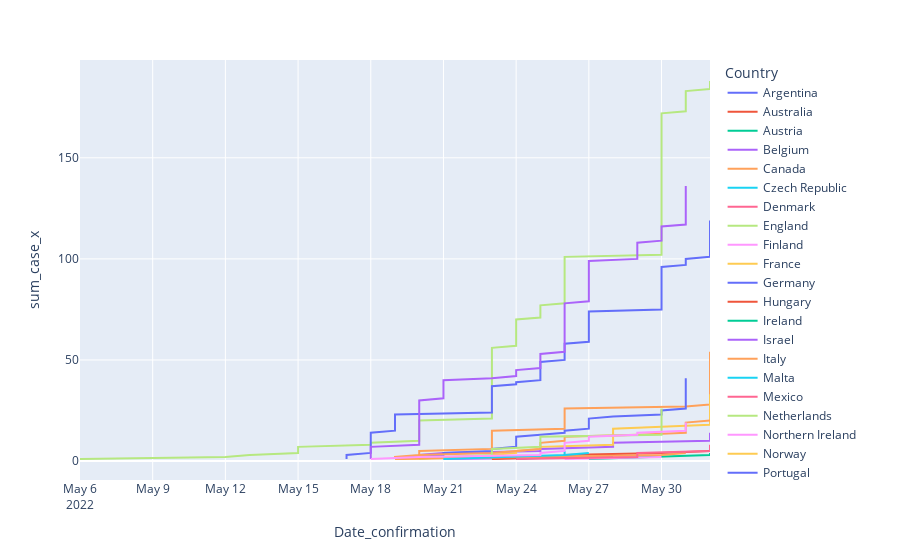

Notebook source saved alongside this figure:
### Code cell
fig2_2 = px.line(merge_df, x='Date_confirmation',y='sum_case_x', color='Country')
fig2_2.show()

### Figure 1 — Plotly figure (JSON) as saved in the notebook; plotly's stock layout.template omitted (floating-point values rounded to 4 significant figures; data arrays with more than 128 entries replaced by an {"elided": "..."} marker saying what was removed)
{"data": [{"hovertemplate": "Country=Argentina<br>Date_confirmation=%{x}<br>sum_case_x=%{y}<extra></extra>", "legendgroup": "Argentina", "line": {"color": "#636efa", "dash": "solid"}, "marker": {"symbol": "circle"}, "mode": "lines", "name": "Argentina", "orientation": "v", "showlegend": true, "type": "scatter", "x": ["2022-05-27T00:00:00", "2022-05-27T00:00:00"], "xaxis": "x", "y": [1, 2], "yaxis": "y"}, {"hovertemplate": "Country=Australia<br>Date_confirmation=%{x}<br>sum_case_x=%{y}<extra></extra>", "legendgroup": "Australia", "line": {"color": "#EF553B", "dash": "solid"}, "marker": {"symbol": "circle"}, "mode": "lines", "name": "Australia", "orientation": "v", "showlegend": true, "type": "scatter", "x": ["2022-05-20T00:00:00", "2022-05-20T00:00:00"], "xaxis": "x", "y": [1, 2], "yaxis": "y"}, {"hovertemplate": "Country=Austria<br>Date_confirmation=%{x}<br>sum_case_x=%{y}<extra></extra>", "legendgroup": "Austria", "line": {"color": "#00cc96", "dash": "solid"}, "marker": {"symbol": "circle"}, "mode": "lines", "name": "Austria", "orientation": "v", "showlegend": true, "type": "scatter", "x": ["2022-05-23T00:00:00"], "xaxis": "x", "y": [1], "yaxis": "y"}, {"hovertemplate": "Country=Belgium<br>Date_confirmation=%{x}<br>sum_case_x=%{y}<extra></extra>", "legendgroup": "Belgium", "line": {"color": "#ab63fa", "dash": "solid"}, "marker": {"symbol": "circle"}, "mode": "lines", "name": "Belgium", "orientation": "v", "showlegend": true, "type": "scatter", "x": ["2022-05-19T00:00:00", "2022-05-20T00:00:00", "2022-05-20T00:00:00", "2022-05-21T00:00:00", "2022-05-25T00:00:00", "2022-05-25T00:00:00", "2022-05-28T00:00:00", "2022-05-28T00:00:00", "2022-05-28T00:00:00", "2022-06-01T00:00:00", "2022-06-01T00:00:00", "2022-06-01T00:00:00", "2022-06-01T00:00:00", "2022-06-01T00:00:00"], "xaxis": "x", "y": [1, 2, 3, 4, 5, 6, 7, 8, 9, 10, 11, 12, 13, 14], "yaxis": "y"}, {"hovertemplate": "Country=Canada<br>Date_confirmation=%{x}<br>sum_case_x=%{y}<extra></extra>", "legendgroup": "Canada", "line": {"color": "#FFA15A", "dash": "solid"}, "marker": {"symbol": "circle"}, "mode": "lines", "name": "Canada", "orientation": "v", "showlegend": true, "type": "scatter", "x": ["2022-05-19T00:00:00", "2022-05-19T00:00:00", "2022-05-20T00:00:00", "2022-05-20T00:00:00", "2022-05-20T00:00:00", "2022-05-23T00:00:00", "2022-05-23T00:00:00", "2022-05-23T00:00:00", "2022-05-23T00:00:00", "2022-05-23T00:00:00", "2022-05-23T00:00:00", "2022-05-23T00:00:00", "2022-05-23T00:00:00", "2022-05-23T00:00:00", "2022-05-23T00:00:00", "2022-05-26T00:00:00", "2022-05-26T00:00:00", "2022-05-26T00:00:00", "2022-05-26T00:00:00", "2022-05-26T00:00:00", "2022-05-26T00:00:00", "2022-05-26T00:00:00", "2022-05-26T00:00:00", "2022-05-26T00:00:00", "2022-05-26T00:00:00", "2022-05-26T00:00:00", "2022-05-31T00:00:00", "2022-06-01T00:00:00", "2022-06-01T00:00:00", "2022-06-01T00:00:00", "2022-06-01T00:00:00", "2022-06-01T00:00:00", "2022-06-01T00:00:00", "2022-06-01T00:00:00", "2022-06-01T00:00:00", "2022-06-01T00:00:00", "2022-06-01T00:00:00", "2022-06-01T00:00:00", "2022-06-01T00:00:00", "2022-06-01T00:00:00", "2022-06-01T00:00:00", "2022-06-01T00:00:00", "2022-06-01T00:00:00", "2022-06-01T00:00:00", "2022-06-01T00:00:00", "2022-06-01T00:00:00", "2022-06-01T00:00:00", "2022-06-01T00:00:00", "2022-06-01T00:00:00", "2022-06-01T00:00:00", "2022-06-01T00:00:00", "2022-06-01T00:00:00", "2022-06-01T00:00:00", "2022-06-01T00:00:00"], "xaxis": "x", "y": [1, 2, 3, 4, 5, 6, 7, 8, 9, 10, 11, 12, 13, 14, 15, 16, 17, 18, 19, 20, 21, 22, 23, 24, 25, 26, 27, 28, 29, 30, 31, 32, 33, 34, 35, 36, 37, 38, 39, 40, 41, 42, 43, 44, 45, 46, 47, 48, 49, 50, 51, 52, 53, 54], "yaxis": "y"}, {"hovertemplate": "Country=Czech Republic<br>Date_confirmation=%{x}<br>sum_case_x=%{y}<extra></extra>", "legendgroup": "Czech Republic", "line": {"color": "#19d3f3", "dash": "solid"}, "marker": {"symbol": "circle"}, "mode": "lines", "name": "Czech Republic", "orientation": "v", "showlegend": true, "type": "scatter", "x": ["2022-05-24T00:00:00", "2022-05-26T00:00:00", "2022-05-26T00:00:00", "2022-05-26T00:00:00", "2022-05-26T00:00:00"], "xaxis": "x", "y": [1, 2, 3, 4, 5], "yaxis": "y"}, {"hovertemplate": "Country=Denmark<br>Date_confirmation=%{x}<br>sum_case_x=%{y}<extra></extra>", "legendgroup": "Denmark", "line": {"color": "#FF6692", "dash": "solid"}, "marker": {"symbol": "circle"}, "mode": "lines", "name": "Denmark", "orientation": "v", "showlegend": true, "type": "scatter", "x": ["2022-05-23T00:00:00", "2022-05-24T00:00:00"], "xaxis": "x", "y": [1, 2], "yaxis": "y"}, {"hovertemplate": "Country=England<br>Date_confirmation=%{x}<br>sum_case_x=%{y}<extra></extra>", "legendgroup": "England", "line": {"color": "#B6E880", "dash": "solid"}, "marker": {"symbol": "circle"}, "mode": "lines", "name": "England", "orientation": "v", "showlegend": true, "type": "scatter", "x": {"elided": "188 str values"}, "xaxis": "x", "y": {"elided": "188 int values"}, "yaxis": "y"}, {"hovertemplate": "Country=Finland<br>Date_confirmation=%{x}<br>sum_case_x=%{y}<extra></extra>", "legendgroup": "Finland", "line": {"color": "#FF97FF", "dash": "solid"}, "marker": {"symbol": "circle"}, "mode": "lines", "name": "Finland", "orientation": "v", "showlegend": true, "type": "scatter", "x": ["2022-05-27T00:00:00"], "xaxis": "x", "y": [1], "yaxis": "y"}, {"hovertemplate": "Country=France<br>Date_confirmation=%{x}<br>sum_case_x=%{y}<extra></extra>", "legendgroup": "France", "line": {"color": "#FECB52", "dash": "solid"}, "marker": {"symbol": "circle"}, "mode": "lines", "name": "France", "orientation": "v", "showlegend": true, "type": "scatter", "x": ["2022-05-19T00:00:00", "2022-05-23T00:00:00", "2022-05-23T00:00:00", "2022-05-24T00:00:00", "2022-05-24T00:00:00", "2022-05-25T00:00:00", "2022-05-25T00:00:00", "2022-05-28T00:00:00", "2022-05-28T00:00:00", "2022-05-28T00:00:00", "2022-05-28T00:00:00", "2022-05-28T00:00:00", "2022-05-28T00:00:00", "2022-05-28T00:00:00", "2022-05-28T00:00:00", "2022-05-28T00:00:00", "2022-05-30T00:00:00", "2022-06-01T00:00:00", "2022-06-01T00:00:00", "2022-06-01T00:00:00", "2022-06-01T00:00:00", "2022-06-01T00:00:00", "2022-06-01T00:00:00", "2022-06-01T00:00:00", "2022-06-01T00:00:00", "2022-06-01T00:00:00", "2022-06-01T00:00:00", "2022-06-01T00:00:00", "2022-06-01T00:00:00", "2022-06-01T00:00:00", "2022-06-01T00:00:00", "2022-06-01T00:00:00", "2022-06-01T00:00:00"], "xaxis": "x", "y": [1, 2, 3, 4, 5, 6, 7, 8, 9, 10, 11, 12, 13, 14, 15, 16, 17, 18, 19, 20, 21, 22, 23, 24, 25, 26, 27, 28, 29, 30, 31, 32, 33], "yaxis": "y"}, {"hovertemplate": "Country=Germany<br>Date_confirmation=%{x}<br>sum_case_x=%{y}<extra></extra>", "legendgroup": "Germany", "line": {"color": "#636efa", "dash": "solid"}, "marker": {"symbol": "circle"}, "mode": "lines", "name": "Germany", "orientation": "v", "showlegend": true, "type": "scatter", "x": ["2022-05-19T00:00:00", "2022-05-20T00:00:00", "2022-05-21T00:00:00", "2022-05-21T00:00:00", "2022-05-23T00:00:00", "2022-05-23T00:00:00", "2022-05-24T00:00:00", "2022-05-24T00:00:00", "2022-05-24T00:00:00", "2022-05-24T00:00:00", "2022-05-24T00:00:00", "2022-05-24T00:00:00", "2022-05-25T00:00:00", "2022-05-26T00:00:00", "2022-05-26T00:00:00", "2022-05-27T00:00:00", "2022-05-27T00:00:00", "2022-05-27T00:00:00", "2022-05-27T00:00:00", "2022-05-27T00:00:00", "2022-05-27T00:00:00", "2022-05-28T00:00:00", "2022-05-30T00:00:00", "2022-05-30T00:00:00", "2022-05-30T00:00:00", "2022-05-31T00:00:00", "2022-05-31T00:00:00", "2022-05-31T00:00:00", "2022-05-31T00:00:00", "2022-05-31T00:00:00", "2022-05-31T00:00:00", "2022-05-31T00:00:00", "2022-05-31T00:00:00", "2022-05-31T00:00:00", "2022-05-31T00:00:00", "2022-05-31T00:00:00", "2022-05-31T00:00:00", "2022-05-31T00:00:00", "2022-05-31T00:00:00", "2022-05-31T00:00:00", "2022-05-31T00:00:00"], "xaxis": "x", "y": [1, 2, 3, 4, 5, 6, 7, 8, 9, 10, 11, 12, 13, 14, 15, 16, 17, 18, 19, 20, 21, 22, 23, 24, 25, 26, 27, 28, 29, 30, 31, 32, 33, 34, 35, 36, 37, 38, 39, 40, 41], "yaxis": "y"}, {"hovertemplate": "Country=Hungary<br>Date_confirmation=%{x}<br>sum_case_x=%{y}<extra></extra>", "legendgroup": "Hungary", "line": {"color": "#EF553B", "dash": "solid"}, "marker": {"symbol": "circle"}, "mode": "lines", "name": "Hungary", "orientation": "v", "showlegend": true, "type": "scatter", "x": ["2022-05-31T00:00:00"], "xaxis": "x", "y": [1], "yaxis": "y"}, {"hovertemplate": "Country=Ireland<br>Date_confirmation=%{x}<br>sum_case_x=%{y}<extra></extra>", "legendgroup": "Ireland", "line": {"color": "#00cc96", "dash": "solid"}, "marker": {"symbol": "circle"}, "mode": "lines", "name": "Ireland", "orientation": "v", "showlegend": true, "type": "scatter", "x": ["2022-05-27T00:00:00", "2022-05-30T00:00:00", "2022-06-01T00:00:00", "2022-06-01T00:00:00"], "xaxis": "x", "y": [1, 2, 3, 4], "yaxis": "y"}, {"hovertemplate": "Country=Israel<br>Date_confirmation=%{x}<br>sum_case_x=%{y}<extra></extra>", "legendgroup": "Israel", "line": {"color": "#ab63fa", "dash": "solid"}, "marker": {"symbol": "circle"}, "mode": "lines", "name": "Israel", "orientation": "v", "showlegend": true, "type": "scatter", "x": ["2022-05-21T00:00:00", "2022-05-28T00:00:00"], "xaxis": "x", "y": [1, 2], "yaxis": "y"}, {"hovertemplate": "Country=Italy<br>Date_confirmation=%{x}<br>sum_case_x=%{y}<extra></extra>", "legendgroup": "Italy", "line": {"color": "#FFA15A", "dash": "solid"}, "marker": {"symbol": "circle"}, "mode": "lines", "name": "Italy", "orientation": "v", "showlegend": true, "type": "scatter", "x": ["2022-05-19T00:00:00", "2022-05-20T00:00:00", "2022-05-20T00:00:00", "2022-05-23T00:00:00", "2022-05-24T00:00:00", "2022-05-25T00:00:00", "2022-05-25T00:00:00", "2022-05-25T00:00:00", "2022-05-25T00:00:00", "2022-05-26T00:00:00", "2022-05-26T00:00:00", "2022-05-26T00:00:00", "2022-05-29T00:00:00", "2022-05-31T00:00:00", "2022-05-31T00:00:00", "2022-05-31T00:00:00", "2022-05-31T00:00:00", "2022-05-31T00:00:00", "2022-05-31T00:00:00", "2022-06-01T00:00:00"], "xaxis": "x", "y": [1, 2, 3, 4, 5, 6, 7, 8, 9, 10, 11, 12, 13, 14, 15, 16, 17, 18, 19, 20], "yaxis": "y"}, {"hovertemplate": "Country=Malta<br>Date_confirmation=%{x}<br>sum_case_x=%{y}<extra></extra>", "legendgroup": "Malta", "line": {"color": "#19d3f3", "dash": "solid"}, "marker": {"symbol": "circle"}, "mode": "lines", "name": "Malta", "orientation": "v", "showlegend": true, "type": "scatter", "x": ["2022-05-28T00:00:00"], "xaxis": "x", "y": [1], "yaxis": "y"}, {"hovertemplate": "Country=Mexico<br>Date_confirmation=%{x}<br>sum_case_x=%{y}<extra></extra>", "legendgroup": "Mexico", "line": {"color": "#FF6692", "dash": "solid"}, "marker": {"symbol": "circle"}, "mode": "lines", "name": "Mexico", "orientation": "v", "showlegend": true, "type": "scatter", "x": ["2022-05-28T00:00:00"], "xaxis": "x", "y": [1], "yaxis": "y"}, {"hovertemplate": "Country=Netherlands<br>Date_confirmation=%{x}<br>sum_case_x=%{y}<extra></extra>", "legendgroup": "Netherlands", "line": {"color": "#B6E880", "dash": "solid"}, "marker": {"symbol": "circle"}, "mode": "lines", "name": "Netherlands", "orientation": "v", "showlegend": true, "type": "scatter", "x": ["2022-05-20T00:00:00", "2022-05-21T00:00:00", "2022-05-23T00:00:00", "2022-05-23T00:00:00", "2022-05-23T00:00:00", "2022-05-23T00:00:00", "2022-05-25T00:00:00", "2022-05-25T00:00:00", "2022-05-25T00:00:00", "2022-05-25T00:00:00", "2022-05-25T00:00:00", "2022-05-25T00:00:00", "2022-05-30T00:00:00", "2022-05-30T00:00:00", "2022-05-30T00:00:00", "2022-05-30T00:00:00", "2022-05-30T00:00:00", "2022-05-30T00:00:00", "2022-05-30T00:00:00", "2022-05-30T00:00:00", "2022-05-30T00:00:00", "2022-05-30T00:00:00", "2022-05-30T00:00:00", "2022-05-30T00:00:00", "2022-05-30T00:00:00", "2022-05-30T00:00:00"], "xaxis": "x", "y": [1, 2, 3, 4, 5, 6, 7, 8, 9, 10, 11, 12, 13, 14, 15, 16, 17, 18, 19, 20, 21, 22, 23, 24, 25, 26], "yaxis": "y"}, {"hovertemplate": "Country=Northern Ireland<br>Date_confirmation=%{x}<br>sum_case_x=%{y}<extra></extra>", "legendgroup": "Northern Ireland", "line": {"color": "#FF97FF", "dash": "solid"}, "marker": {"symbol": "circle"}, "mode": "lines", "name": "Northern Ireland", "orientation": "v", "showlegend": true, "type": "scatter", "x": ["2022-05-26T00:00:00", "2022-05-30T00:00:00"], "xaxis": "x", "y": [1, 2], "yaxis": "y"}, {"hovertemplate": "Country=Norway<br>Date_confirmation=%{x}<br>sum_case_x=%{y}<extra></extra>", "legendgroup": "Norway", "line": {"color": "#FECB52", "dash": "solid"}, "marker": {"symbol": "circle"}, "mode": "lines", "name": "Norway", "orientation": "v", "showlegend": true, "type": "scatter", "x": ["2022-05-31T00:00:00"], "xaxis": "x", "y": [1], "yaxis": "y"}, {"hovertemplate": "Country=Portugal<br>Date_confirmation=%{x}<br>sum_case_x=%{y}<extra></extra>", "legendgroup": "Portugal", "line": {"color": "#636efa", "dash": "solid"}, "marker": {"symbol": "circle"}, "mode": "lines", "name": "Portugal", "orientation": "v", "showlegend": true, "type": "scatter", "x": ["2022-05-17T00:00:00", "2022-05-17T00:00:00", "2022-05-17T00:00:00", "2022-05-18T00:00:00", "2022-05-18T00:00:00", "2022-05-18T00:00:00", "2022-05-18T00:00:00", "2022-05-18T00:00:00", "2022-05-18T00:00:00", "2022-05-18T00:00:00", "2022-05-18T00:00:00", "2022-05-18T00:00:00", "2022-05-18T00:00:00", "2022-05-18T00:00:00", "2022-05-19T00:00:00", "2022-05-19T00:00:00", "2022-05-19T00:00:00", "2022-05-19T00:00:00", "2022-05-19T00:00:00", "2022-05-19T00:00:00", "2022-05-19T00:00:00", "2022-05-19T00:00:00", "2022-05-19T00:00:00", "2022-05-23T00:00:00", "2022-05-23T00:00:00", "2022-05-23T00:00:00", "2022-05-23T00:00:00", "2022-05-23T00:00:00", "2022-05-23T00:00:00", "2022-05-23T00:00:00", "2022-05-23T00:00:00", "2022-05-23T00:00:00", "2022-05-23T00:00:00", "2022-05-23T00:00:00", "2022-05-23T00:00:00", "2022-05-23T00:00:00", "2022-05-23T00:00:00", "2022-05-24T00:00:00", "2022-05-24T00:00:00", "2022-05-25T00:00:00", "2022-05-25T00:00:00", "2022-05-25T00:00:00", "2022-05-25T00:00:00", "2022-05-25T00:00:00", "2022-05-25T00:00:00", "2022-05-25T00:00:00", "2022-05-25T00:00:00", "2022-05-25T00:00:00", "2022-05-25T00:00:00", "2022-05-26T00:00:00", "2022-05-26T00:00:00", "2022-05-26T00:00:00", "2022-05-26T00:00:00", "2022-05-26T00:00:00", "2022-05-26T00:00:00", "2022-05-26T00:00:00", "2022-05-26T00:00:00", "2022-05-26T00:00:00", "2022-05-27T00:00:00", "2022-05-27T00:00:00", "2022-05-27T00:00:00", "2022-05-27T00:00:00", "2022-05-27T00:00:00", "2022-05-27T00:00:00", "2022-05-27T00:00:00", "2022-05-27T00:00:00", "2022-05-27T00:00:00", "2022-05-27T00:00:00", "2022-05-27T00:00:00", "2022-05-27T00:00:00", "2022-05-27T00:00:00", "2022-05-27T00:00:00", "2022-05-27T00:00:00", "2022-05-27T00:00:00", "2022-05-30T00:00:00", "2022-05-30T00:00:00", "2022-05-30T00:00:00", "2022-05-30T00:00:00", "2022-05-30T00:00:00", "2022-05-30T00:00:00", "2022-05-30T00:00:00", "2022-05-30T00:00:00", "2022-05-30T00:00:00", "2022-05-30T00:00:00", "2022-05-30T00:00:00", "2022-05-30T00:00:00", "2022-05-30T00:00:00", "2022-05-30T00:00:00", "2022-05-30T00:00:00", "2022-05-30T00:00:00", "2022-05-30T00:00:00", "2022-05-30T00:00:00", "2022-05-30T00:00:00", "2022-05-30T00:00:00", "2022-05-30T00:00:00", "2022-05-30T00:00:00", "2022-05-31T00:00:00", "2022-05-31T00:00:00", "2022-05-31T00:00:00", "2022-05-31T00:00:00", "2022-06-01T00:00:00", "2022-06-01T00:00:00", "2022-06-01T00:00:00", "2022-06-01T00:00:00", "2022-06-01T00:00:00", "2022-06-01T00:00:00", "2022-06-01T00:00:00", "2022-06-01T00:00:00", "2022-06-01T00:00:00", "2022-06-01T00:00:00", "2022-06-01T00:00:00", "2022-06-01T00:00:00", "2022-06-01T00:00:00", "2022-06-01T00:00:00", "2022-06-01T00:00:00", "2022-06-01T00:00:00", "2022-06-01T00:00:00", "2022-06-01T00:00:00", "2022-06-01T00:00:00"], "xaxis": "x", "y": [1, 2, 3, 4, 5, 6, 7, 8, 9, 10, 11, 12, 13, 14, 15, 16, 17, 18, 19, 20, 21, 22, 23, 24, 25, 26, 27, 28, 29, 30, 31, 32, 33, 34, 35, 36, 37, 38, 39, 40, 41, 42, 43, 44, 45, 46, 47, 48, 49, 50, 51, 52, 53, 54, 55, 56, 57, 58, 59, 60, 61, 62, 63, 64, 65, 66, 67, 68, 69, 70, 71, 72, 73, 74, 75, 76, 77, 78, 79, 80, 81, 82, 83, 84, 85, 86, 87, 88, 89, 90, 91, 92, 93, 94, 95, 96, 97, 98, 99, 100, 101, 102, 103, 104, 105, 106, 107, 108, 109, 110, 111, 112, 113, 114, 115, 116, 117, 118, 119], "yaxis": "y"}, {"hovertemplate": "Country=Scotland<br>Date_confirmation=%{x}<br>sum_case_x=%{y}<extra></extra>", "legendgroup": "Scotland", "line": {"color": "#EF553B", "dash": "solid"}, "marker": {"symbol": "circle"}, "mode": "lines", "name": "Scotland", "orientation": "v", "showlegend": true, "type": "scatter", "x": ["2022-05-23T00:00:00", "2022-05-26T00:00:00", "2022-05-26T00:00:00", "2022-05-30T00:00:00", "2022-06-01T00:00:00"], "xaxis": "x", "y": [1, 2, 3, 4, 5], "yaxis": "y"}, {"hovertemplate": "Country=Slovenia<br>Date_confirmation=%{x}<br>sum_case_x=%{y}<extra></extra>", "legendgroup": "Slovenia", "line": {"color": "#00cc96", "dash": "solid"}, "marker": {"symbol": "circle"}, "mode": "lines", "name": "Slovenia", "orientation": "v", "showlegend": true, "type": "scatter", "x": ["2022-05-24T00:00:00", "2022-05-25T00:00:00"], "xaxis": "x", "y": [1, 2], "yaxis": "y"}, {"hovertemplate": "Country=Spain<br>Date_confirmation=%{x}<br>sum_case_x=%{y}<extra></extra>", "legendgroup": "Spain", "line": {"color": "#ab63fa", "dash": "solid"}, "marker": {"symbol": "circle"}, "mode": "lines", "name": "Spain", "orientation": "v", "showlegend": true, "type": "scatter", "x": {"elided": "136 str values"}, "xaxis": "x", "y": {"elided": "136 int values"}, "yaxis": "y"}, {"hovertemplate": "Country=Sweden<br>Date_confirmation=%{x}<br>sum_case_x=%{y}<extra></extra>", "legendgroup": "Sweden", "line": {"color": "#FFA15A", "dash": "solid"}, "marker": {"symbol": "circle"}, "mode": "lines", "name": "Sweden", "orientation": "v", "showlegend": true, "type": "scatter", "x": ["2022-05-19T00:00:00", "2022-05-25T00:00:00", "2022-05-30T00:00:00", "2022-05-31T00:00:00"], "xaxis": "x", "y": [1, 2, 3, 4], "yaxis": "y"}, {"hovertemplate": "Country=Switzerland<br>Date_confirmation=%{x}<br>sum_case_x=%{y}<extra></extra>", "legendgroup": "Switzerland", "line": {"color": "#19d3f3", "dash": "solid"}, "marker": {"symbol": "circle"}, "mode": "lines", "name": "Switzerland", "orientation": "v", "showlegend": true, "type": "scatter", "x": ["2022-05-21T00:00:00", "2022-05-24T00:00:00", "2022-05-26T00:00:00", "2022-05-27T00:00:00"], "xaxis": "x", "y": [1, 2, 3, 4], "yaxis": "y"}, {"hovertemplate": "Country=United Arab Emirates<br>Date_confirmation=%{x}<br>sum_case_x=%{y}<extra></extra>", "legendgroup": "United Arab Emirates", "line": {"color": "#FF6692", "dash": "solid"}, "marker": {"symbol": "circle"}, "mode": "lines", "name": "United Arab Emirates", "orientation": "v", "showlegend": true, "type": "scatter", "x": ["2022-05-24T00:00:00", "2022-05-29T00:00:00", "2022-05-29T00:00:00", "2022-05-29T00:00:00", "2022-06-01T00:00:00", "2022-06-01T00:00:00", "2022-06-01T00:00:00", "2022-06-01T00:00:00"], "xaxis": "x", "y": [1, 2, 3, 4, 5, 6, 7, 8], "yaxis": "y"}, {"hovertemplate": "Country=United Kingdom<br>Date_confirmation=%{x}<br>sum_case_x=%{y}<extra></extra>", "legendgroup": "United Kingdom", "line": {"color": "#B6E880", "dash": "solid"}, "marker": {"symbol": "circle"}, "mode": "lines", "name": "United Kingdom", "orientation": "v", "showlegend": true, "type": "scatter", "x": ["2022-06-01T00:00:00"], "xaxis": "x", "y": [1], "yaxis": "y"}, {"hovertemplate": "Country=United States<br>Date_confirmation=%{x}<br>sum_case_x=%{y}<extra></extra>", "legendgroup": "United States", "line": {"color": "#FF97FF", "dash": "solid"}, "marker": {"symbol": "circle"}, "mode": "lines", "name": "United States", "orientation": "v", "showlegend": true, "type": "scatter", "x": ["2022-05-18T00:00:00", "2022-05-20T00:00:00", "2022-05-25T00:00:00", "2022-05-25T00:00:00", "2022-05-26T00:00:00", "2022-05-26T00:00:00", "2022-05-26T00:00:00", "2022-05-26T00:00:00", "2022-05-26T00:00:00", "2022-05-27T00:00:00", "2022-05-27T00:00:00", "2022-05-27T00:00:00", "2022-05-29T00:00:00", "2022-05-29T00:00:00", "2022-05-31T00:00:00", "2022-05-31T00:00:00", "2022-05-31T00:00:00", "2022-05-31T00:00:00", "2022-05-31T00:00:00"], "xaxis": "x", "y": [1, 2, 3, 4, 5, 6, 7, 8, 9, 10, 11, 12, 13, 14, 15, 16, 17, 18, 19], "yaxis": "y"}, {"hovertemplate": "Country=Wales<br>Date_confirmation=%{x}<br>sum_case_x=%{y}<extra></extra>", "legendgroup": "Wales", "line": {"color": "#FECB52", "dash": "solid"}, "marker": {"symbol": "circle"}, "mode": "lines", "name": "Wales", "orientation": "v", "showlegend": true, "type": "scatter", "x": ["2022-05-26T00:00:00"], "xaxis": "x", "y": [1], "yaxis": "y"}], "layout": {"legend": {"title": {"text": "Country"}, "tracegroupgap": 0}, "margin": {"t": 60}, "xaxis": {"anchor": "y", "domain": [0, 1], "title": {"text": "Date_confirmation"}}, "yaxis": {"anchor": "x", "domain": [0, 1], "title": {"text": "sum_case_x"}}}}
